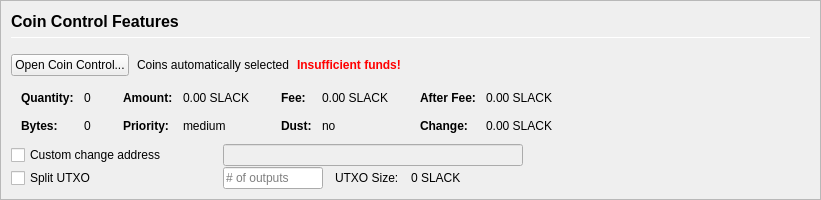
         <widget class="QFrame" name="frameCoinControl">
          <property name="sizePolicy">
           <sizepolicy hsizetype="Expanding" vsizetype="Expanding">
            <horstretch>0</horstretch>
            <verstretch>0</verstretch>
           </sizepolicy>
          </property>
          <property name="maximumSize">
           <size>
            <width>16777215</width>
            <height>16777215</height>
           </size>
          </property>
          <property name="frameShape">
           <enum>QFrame::StyledPanel</enum>
          </property>
          <property name="frameShadow">
           <enum>QFrame::Sunken</enum>
          </property>
          <layout class="QVBoxLayout" name="verticalLayoutCoinControl2">
           <property name="spacing">
            <number>0</number>
           </property>
           <property name="leftMargin">
            <number>0</number>
           </property>
           <property name="topMargin">
            <number>0</number>
           </property>
           <property name="rightMargin">
            <number>0</number>
           </property>
           <property name="bottomMargin">
            <number>0</number>
           </property>
           <item>
            <widget class="QFrame" name="frameCoinControl_BG">
             <layout class="QVBoxLayout" name="verticalLayoutCoinControl" stretch="0,0,0,0,0,0">
              <property name="spacing">
               <number>1</number>
              </property>
              <property name="leftMargin">
               <number>10</number>
              </property>
              <property name="topMargin">
               <number>10</number>
              </property>
              <item>
               <layout class="QHBoxLayout" name="horizontalLayoutCoinControl1">
                <property name="bottomMargin">
                 <number>15</number>
                </property>
                <item>
                 <layout class="QVBoxLayout" name="verticalLayout_3">
                  <property name="spacing">
                   <number>6</number>
                  </property>
                  <item>
                   <widget class="QLabel" name="labelCoinControlFeatures">
                    <property name="sizePolicy">
                     <sizepolicy hsizetype="Preferred" vsizetype="Maximum">
                      <horstretch>0</horstretch>
                      <verstretch>0</verstretch>
                     </sizepolicy>
                    </property>
                    <property name="minimumSize">
                     <size>
                      <width>0</width>
                      <height>20</height>
                     </size>
                    </property>
                    <property name="font">
                     <font>
                      <pointsize>12</pointsize>
                      <weight>75</weight>
                      <bold>true</bold>
                     </font>
                    </property>
                    <property name="styleSheet">
                     <string notr="true">font-weight:bold;</string>
                    </property>
                    <property name="text">
                     <string>Coin Control Features</string>
                    </property>
                   </widget>
                  </item>
                  <item>
                   <widget class="Line" name="line">
                    <property name="minimumSize">
                     <size>
                      <width>0</width>
                      <height>1</height>
                     </size>
                    </property>
                    <property name="maximumSize">
                     <size>
                      <width>16777215</width>
                      <height>1</height>
                     </size>
                    </property>
                    <property name="orientation">
                     <enum>Qt::Horizontal</enum>
                    </property>
                   </widget>
                  </item>
                 </layout>
                </item>
               </layout>
              </item>
              <item>
               <layout class="QHBoxLayout" name="horizontalLayoutCoinControl2" stretch="0,0,0,0">
                <property name="spacing">
                 <number>8</number>
                </property>
                <property name="bottomMargin">
                 <number>10</number>
                </property>
                <item>
                 <widget class="QPushButton" name="pushButtonCoinControl">
                  <property name="styleSheet">
                   <string notr="true"/>
                  </property>
                  <property name="text">
                   <string>Open Coin Control...</string>
                  </property>
                  <property name="autoDefault">
                   <bool>false</bool>
                  </property>
                 </widget>
                </item>
                <item>
                 <widget class="QLabel" name="labelCoinControlAutomaticallySelected">
                  <property name="text">
                   <string>Coins automatically selected</string>
                  </property>
                  <property name="margin">
                   <number>5</number>
                  </property>
                 </widget>
                </item>
                <item>
                 <widget class="QLabel" name="labelCoinControlInsuffFunds">
                  <property name="font">
                   <font>
                    <weight>75</weight>
                    <bold>true</bold>
                   </font>
                  </property>
                  <property name="styleSheet">
                   <string notr="true">color:red;font-weight:bold;</string>
                  </property>
                  <property name="text">
                   <string>Insufficient funds!</string>
                  </property>
                  <property name="margin">
                   <number>5</number>
                  </property>
                 </widget>
                </item>
                <item>
                 <spacer name="horizontalSpacerCoinControl">
                  <property name="orientation">
                   <enum>Qt::Horizontal</enum>
                  </property>
                  <property name="sizeHint" stdset="0">
                   <size>
                    <width>40</width>
                    <height>1</height>
                   </size>
                  </property>
                 </spacer>
                </item>
               </layout>
              </item>
              <item>
               <widget class="QWidget" name="widgetCoinControl" native="true">
                <property name="sizePolicy">
                 <sizepolicy hsizetype="Preferred" vsizetype="Preferred">
                  <horstretch>0</horstretch>
                  <verstretch>0</verstretch>
                 </sizepolicy>
                </property>
                <property name="minimumSize">
                 <size>
                  <width>0</width>
                  <height>0</height>
                 </size>
                </property>
                <property name="styleSheet">
                 <string notr="true"/>
                </property>
                <layout class="QHBoxLayout" name="horizontalLayoutCoinControl5">
                 <property name="leftMargin">
                  <number>0</number>
                 </property>
                 <property name="topMargin">
                  <number>0</number>
                 </property>
                 <property name="rightMargin">
                  <number>0</number>
                 </property>
                 <property name="bottomMargin">
                  <number>0</number>
                 </property>
                 <item>
                  <layout class="QHBoxLayout" name="horizontalLayoutCoinControl3" stretch="0,0,0,1">
                   <property name="spacing">
                    <number>20</number>
                   </property>
                   <property name="topMargin">
                    <number>0</number>
                   </property>
                   <property name="bottomMargin">
                    <number>10</number>
                   </property>
                   <item>
                    <layout class="QFormLayout" name="formLayoutCoinControl1">
                     <property name="horizontalSpacing">
                      <number>10</number>
                     </property>
                     <property name="verticalSpacing">
                      <number>14</number>
                     </property>
                     <property name="leftMargin">
                      <number>10</number>
                     </property>
                     <property name="topMargin">
                      <number>4</number>
                     </property>
                     <property name="rightMargin">
                      <number>6</number>
                     </property>
                     <item row="0" column="0">
                      <widget class="QLabel" name="labelCoinControlQuantityText">
                       <property name="font">
                        <font>
                         <weight>75</weight>
                         <bold>true</bold>
                        </font>
                       </property>
                       <property name="text">
                        <string>Quantity:</string>
                       </property>
                       <property name="margin">
                        <number>0</number>
                       </property>
                      </widget>
                     </item>
                     <item row="0" column="1">
                      <widget class="QLabel" name="labelCoinControlQuantity">
                       <property name="cursor">
                        <cursorShape>IBeamCursor</cursorShape>
                       </property>
                       <property name="contextMenuPolicy">
                        <enum>Qt::ActionsContextMenu</enum>
                       </property>
                       <property name="text">
                        <string notr="true">0</string>
                       </property>
                       <property name="margin">
                        <number>0</number>
                       </property>
                       <property name="textInteractionFlags">
                        <set>Qt::LinksAccessibleByMouse|Qt::TextSelectableByKeyboard|Qt::TextSelectableByMouse</set>
                       </property>
                      </widget>
                     </item>
                     <item row="1" column="0">
                      <widget class="QLabel" name="labelCoinControlBytesText">
                       <property name="font">
                        <font>
                         <weight>75</weight>
                         <bold>true</bold>
                        </font>
                       </property>
                       <property name="text">
                        <string>Bytes:</string>
                       </property>
                      </widget>
                     </item>
                     <item row="1" column="1">
                      <widget class="QLabel" name="labelCoinControlBytes">
                       <property name="cursor">
                        <cursorShape>IBeamCursor</cursorShape>
                       </property>
                       <property name="contextMenuPolicy">
                        <enum>Qt::ActionsContextMenu</enum>
                       </property>
                       <property name="text">
                        <string notr="true">0</string>
                       </property>
                       <property name="textInteractionFlags">
                        <set>Qt::LinksAccessibleByMouse|Qt::TextSelectableByKeyboard|Qt::TextSelectableByMouse</set>
                       </property>
                      </widget>
                     </item>
                    </layout>
                   </item>
                   <item>
                    <layout class="QFormLayout" name="formLayoutCoinControl2">
                     <property name="horizontalSpacing">
                      <number>10</number>
                     </property>
                     <property name="verticalSpacing">
                      <number>14</number>
                     </property>
                     <property name="leftMargin">
                      <number>6</number>
                     </property>
                     <property name="topMargin">
                      <number>4</number>
                     </property>
                     <property name="rightMargin">
                      <number>6</number>
                     </property>
                     <item row="0" column="0">
                      <widget class="QLabel" name="labelCoinControlAmountText">
                       <property name="font">
                        <font>
                         <weight>75</weight>
                         <bold>true</bold>
                        </font>
                       </property>
                       <property name="text">
                        <string>Amount:</string>
                       </property>
                       <property name="margin">
                        <number>0</number>
                       </property>
                      </widget>
                     </item>
                     <item row="0" column="1">
                      <widget class="QLabel" name="labelCoinControlAmount">
                       <property name="cursor">
                        <cursorShape>IBeamCursor</cursorShape>
                       </property>
                       <property name="contextMenuPolicy">
                        <enum>Qt::ActionsContextMenu</enum>
                       </property>
                       <property name="text">
                        <string notr="true">0.00 SLACK</string>
                       </property>
                       <property name="textInteractionFlags">
                        <set>Qt::LinksAccessibleByMouse|Qt::TextSelectableByKeyboard|Qt::TextSelectableByMouse</set>
                       </property>
                      </widget>
                     </item>
                     <item row="1" column="0">
                      <widget class="QLabel" name="labelCoinControlPriorityText">
                       <property name="font">
                        <font>
                         <weight>75</weight>
                         <bold>true</bold>
                        </font>
                       </property>
                       <property name="text">
                        <string>Priority:</string>
                       </property>
                      </widget>
                     </item>
                     <item row="1" column="1">
                      <widget class="QLabel" name="labelCoinControlPriority">
                       <property name="cursor">
                        <cursorShape>IBeamCursor</cursorShape>
                       </property>
                       <property name="contextMenuPolicy">
                        <enum>Qt::ActionsContextMenu</enum>
                       </property>
                       <property name="text">
                        <string>medium</string>
                       </property>
                       <property name="textInteractionFlags">
                        <set>Qt::LinksAccessibleByMouse|Qt::TextSelectableByKeyboard|Qt::TextSelectableByMouse</set>
                       </property>
                      </widget>
                     </item>
                    </layout>
                   </item>
                   <item>
                    <layout class="QFormLayout" name="formLayoutCoinControl3">
                     <property name="horizontalSpacing">
                      <number>10</number>
                     </property>
                     <property name="verticalSpacing">
                      <number>14</number>
                     </property>
                     <property name="leftMargin">
                      <number>6</number>
                     </property>
                     <property name="topMargin">
                      <number>4</number>
                     </property>
                     <property name="rightMargin">
                      <number>6</number>
                     </property>
                     <item row="0" column="0">
                      <widget class="QLabel" name="labelCoinControlFeeText">
                       <property name="font">
                        <font>
                         <weight>75</weight>
                         <bold>true</bold>
                        </font>
                       </property>
                       <property name="text">
                        <string>Fee:</string>
                       </property>
                       <property name="margin">
                        <number>0</number>
                       </property>
                      </widget>
                     </item>
                     <item row="0" column="1">
                      <widget class="QLabel" name="labelCoinControlFee">
                       <property name="cursor">
                        <cursorShape>IBeamCursor</cursorShape>
                       </property>
                       <property name="contextMenuPolicy">
                        <enum>Qt::ActionsContextMenu</enum>
                       </property>
                       <property name="text">
                        <string notr="true">0.00 SLACK</string>
                       </property>
                       <property name="textInteractionFlags">
                        <set>Qt::LinksAccessibleByMouse|Qt::TextSelectableByKeyboard|Qt::TextSelectableByMouse</set>
                       </property>
                      </widget>
                     </item>
                     <item row="1" column="0">
                      <widget class="QLabel" name="labelCoinControlLowOutputText">
                       <property name="font">
                        <font>
                         <weight>75</weight>
                         <bold>true</bold>
                        </font>
                       </property>
                       <property name="text">
                        <string>Dust:</string>
                       </property>
                      </widget>
                     </item>
                     <item row="1" column="1">
                      <widget class="QLabel" name="labelCoinControlLowOutput">
                       <property name="cursor">
                        <cursorShape>IBeamCursor</cursorShape>
                       </property>
                       <property name="contextMenuPolicy">
                        <enum>Qt::ActionsContextMenu</enum>
                       </property>
                       <property name="text">
                        <string>no</string>
                       </property>
                       <property name="textInteractionFlags">
                        <set>Qt::LinksAccessibleByMouse|Qt::TextSelectableByKeyboard|Qt::TextSelectableByMouse</set>
                       </property>
                      </widget>
                     </item>
                    </layout>
                   </item>
                   <item>
                    <layout class="QFormLayout" name="formLayoutCoinControl4">
                     <property name="horizontalSpacing">
                      <number>10</number>
                     </property>
                     <property name="verticalSpacing">
                      <number>14</number>
                     </property>
                     <property name="leftMargin">
                      <number>6</number>
                     </property>
                     <property name="topMargin">
                      <number>4</number>
                     </property>
                     <property name="rightMargin">
                      <number>6</number>
                     </property>
                     <item row="0" column="0">
                      <widget class="QLabel" name="labelCoinControlAfterFeeText">
                       <property name="font">
                        <font>
                         <weight>75</weight>
                         <bold>true</bold>
                        </font>
                       </property>
                       <property name="text">
                        <string>After Fee:</string>
                       </property>
                       <property name="margin">
                        <number>0</number>
                       </property>
                      </widget>
                     </item>
                     <item row="0" column="1">
                      <widget class="QLabel" name="labelCoinControlAfterFee">
                       <property name="cursor">
                        <cursorShape>IBeamCursor</cursorShape>
                       </property>
                       <property name="contextMenuPolicy">
                        <enum>Qt::ActionsContextMenu</enum>
                       </property>
                       <property name="text">
                        <string notr="true">0.00 SLACK</string>
                       </property>
                       <property name="textInteractionFlags">
                        <set>Qt::LinksAccessibleByMouse|Qt::TextSelectableByKeyboard|Qt::TextSelectableByMouse</set>
                       </property>
                      </widget>
                     </item>
                     <item row="1" column="0">
                      <widget class="QLabel" name="labelCoinControlChangeText">
                       <property name="font">
                        <font>
                         <weight>75</weight>
                         <bold>true</bold>
                        </font>
                       </property>
                       <property name="text">
                        <string>Change:</string>
                       </property>
                      </widget>
                     </item>
                     <item row="1" column="1">
                      <widget class="QLabel" name="labelCoinControlChange">
                       <property name="cursor">
                        <cursorShape>IBeamCursor</cursorShape>
                       </property>
                       <property name="contextMenuPolicy">
                        <enum>Qt::ActionsContextMenu</enum>
                       </property>
                       <property name="text">
                        <string notr="true">0.00 SLACK</string>
                       </property>
                       <property name="textInteractionFlags">
                        <set>Qt::LinksAccessibleByMouse|Qt::TextSelectableByKeyboard|Qt::TextSelectableByMouse</set>
                       </property>
                      </widget>
                     </item>
                    </layout>
                   </item>
                  </layout>
                 </item>
                </layout>
               </widget>
              </item>
              <item>
               <layout class="QHBoxLayout" name="horizontalLayoutCoinControl4">
                <property name="spacing">
                 <number>12</number>
                </property>
                <property name="sizeConstraint">
                 <enum>QLayout::SetDefaultConstraint</enum>
                </property>
                <property name="topMargin">
                 <number>0</number>
                </property>
                <property name="rightMargin">
                 <number>0</number>
                </property>
                <item>
                 <widget class="QCheckBox" name="checkBoxCoinControlChange">
                  <property name="sizePolicy">
                   <sizepolicy hsizetype="Preferred" vsizetype="Preferred">
                    <horstretch>0</horstretch>
                    <verstretch>0</verstretch>
                   </sizepolicy>
                  </property>
                  <property name="minimumSize">
                   <size>
                    <width>200</width>
                    <height>0</height>
                   </size>
                  </property>
                  <property name="maximumSize">
                   <size>
                    <width>200</width>
                    <height>16777215</height>
                   </size>
                  </property>
                  <property name="toolTip">
                   <string>If this is activated, but the change address is empty or invalid, change will be sent to a newly generated address.</string>
                  </property>
                  <property name="text">
                   <string>Custom change address</string>
                  </property>
                 </widget>
                </item>
                <item>
                 <widget class="QValidatedLineEdit" name="lineEditCoinControlChange">
                  <property name="enabled">
                   <bool>false</bool>
                  </property>
                  <property name="sizePolicy">
                   <sizepolicy hsizetype="Preferred" vsizetype="Preferred">
                    <horstretch>0</horstretch>
                    <verstretch>0</verstretch>
                   </sizepolicy>
                  </property>
                  <property name="minimumSize">
                   <size>
                    <width>300</width>
                    <height>0</height>
                   </size>
                  </property>
                 </widget>
                </item>
                <item>
                 <widget class="QLabel" name="labelCoinControlChangeLabel">
                  <property name="sizePolicy">
                   <sizepolicy hsizetype="Preferred" vsizetype="Preferred">
                    <horstretch>0</horstretch>
                    <verstretch>0</verstretch>
                   </sizepolicy>
                  </property>
                  <property name="minimumSize">
                   <size>
                    <width>100</width>
                    <height>0</height>
                   </size>
                  </property>
                  <property name="text">
                   <string/>
                  </property>
                  <property name="margin">
                   <number>3</number>
                  </property>
                 </widget>
                </item>
               </layout>
              </item>
              <item>
               <layout class="QHBoxLayout" name="horizontalLayoutCoinControl6">
                <property name="spacing">
                 <number>12</number>
                </property>
                <property name="rightMargin">
                 <number>0</number>
                </property>
                <item>
                 <widget class="QCheckBox" name="splitBlockCheckBox">
                  <property name="sizePolicy">
                   <sizepolicy hsizetype="Preferred" vsizetype="Preferred">
                    <horstretch>0</horstretch>
                    <verstretch>0</verstretch>
                   </sizepolicy>
                  </property>
                  <property name="minimumSize">
                   <size>
                    <width>200</width>
                    <height>0</height>
                   </size>
                  </property>
                  <property name="maximumSize">
                   <size>
                    <width>200</width>
                    <height>16777215</height>
                   </size>
                  </property>
                  <property name="text">
                   <string>Split UTXO</string>
                  </property>
                 </widget>
                </item>
                <item>
                 <widget class="QLineEdit" name="splitBlockLineEdit">
                  <property name="sizePolicy">
                   <sizepolicy hsizetype="Preferred" vsizetype="Preferred">
                    <horstretch>50</horstretch>
                    <verstretch>0</verstretch>
                   </sizepolicy>
                  </property>
                  <property name="minimumSize">
                   <size>
                    <width>100</width>
                    <height>0</height>
                   </size>
                  </property>
                  <property name="maximumSize">
                   <size>
                    <width>100</width>
                    <height>16777215</height>
                   </size>
                  </property>
                  <property name="placeholderText">
                   <string># of outputs</string>
                  </property>
                 </widget>
                </item>
                <item>
                 <widget class="QLabel" name="labelBlockSizeText">
                  <property name="text">
                   <string>UTXO Size:</string>
                  </property>
                 </widget>
                </item>
                <item>
                 <widget class="QLabel" name="labelBlockSize">
                  <property name="text">
                   <string>0 SLACK</string>
                  </property>
                 </widget>
                </item>
                <item>
                 <spacer name="horizontalSpacer_7">
                  <property name="orientation">
                   <enum>Qt::Horizontal</enum>
                  </property>
                  <property name="sizeHint" stdset="0">
                   <size>
                    <width>40</width>
                    <height>20</height>
                   </size>
                  </property>
                 </spacer>
                </item>
               </layout>
              </item>
              <item>
               <spacer name="verticalSpacerCoinControl">
                <property name="orientation">
                 <enum>Qt::Vertical</enum>
                </property>
                <property name="sizeHint" stdset="0">
                 <size>
                  <width>800</width>
                  <height>1</height>
                 </size>
                </property>
               </spacer>
              </item>
             </layout>
            </widget>
           </item>
          </layout>
         </widget>
